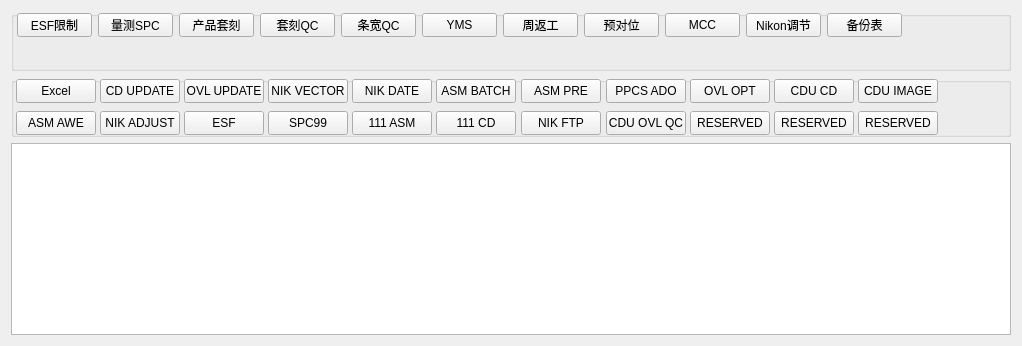
      <widget class="QWidget" name="tab_2">
       <property name="enabled">
        <bool>true</bool>
       </property>
       <attribute name="title">
        <string>快捷路径</string>
       </attribute>
       <layout class="QVBoxLayout" name="verticalLayout_4">
        <item>
         <widget class="QGroupBox" name="groupBox_12">
          <property name="minimumSize">
           <size>
            <width>1000</width>
            <height>60</height>
           </size>
          </property>
          <property name="title">
           <string/>
          </property>
          <widget class="QPushButton" name="scBtn01">
           <property name="geometry">
            <rect>
             <x>6</x>
             <y>2</y>
             <width>75</width>
             <height>24</height>
            </rect>
           </property>
           <property name="minimumSize">
            <size>
             <width>75</width>
             <height>0</height>
            </size>
           </property>
           <property name="text">
            <string>ESF限制</string>
           </property>
          </widget>
          <widget class="QPushButton" name="scBtn02">
           <property name="geometry">
            <rect>
             <x>87</x>
             <y>2</y>
             <width>75</width>
             <height>24</height>
            </rect>
           </property>
           <property name="minimumSize">
            <size>
             <width>75</width>
             <height>0</height>
            </size>
           </property>
           <property name="text">
            <string>量测SPC</string>
           </property>
          </widget>
          <widget class="QPushButton" name="scBtn03">
           <property name="geometry">
            <rect>
             <x>168</x>
             <y>2</y>
             <width>75</width>
             <height>24</height>
            </rect>
           </property>
           <property name="minimumSize">
            <size>
             <width>75</width>
             <height>0</height>
            </size>
           </property>
           <property name="text">
            <string>产品套刻</string>
           </property>
          </widget>
          <widget class="QPushButton" name="scBtn04">
           <property name="geometry">
            <rect>
             <x>249</x>
             <y>2</y>
             <width>75</width>
             <height>24</height>
            </rect>
           </property>
           <property name="minimumSize">
            <size>
             <width>75</width>
             <height>0</height>
            </size>
           </property>
           <property name="text">
            <string>套刻QC</string>
           </property>
          </widget>
          <widget class="QPushButton" name="scBtn05">
           <property name="geometry">
            <rect>
             <x>330</x>
             <y>2</y>
             <width>75</width>
             <height>24</height>
            </rect>
           </property>
           <property name="minimumSize">
            <size>
             <width>75</width>
             <height>0</height>
            </size>
           </property>
           <property name="text">
            <string>条宽QC</string>
           </property>
          </widget>
          <widget class="QPushButton" name="scBtn06">
           <property name="geometry">
            <rect>
             <x>411</x>
             <y>2</y>
             <width>75</width>
             <height>24</height>
            </rect>
           </property>
           <property name="minimumSize">
            <size>
             <width>75</width>
             <height>0</height>
            </size>
           </property>
           <property name="text">
            <string>YMS</string>
           </property>
          </widget>
          <widget class="QPushButton" name="scBtn07">
           <property name="geometry">
            <rect>
             <x>492</x>
             <y>2</y>
             <width>75</width>
             <height>24</height>
            </rect>
           </property>
           <property name="minimumSize">
            <size>
             <width>75</width>
             <height>0</height>
            </size>
           </property>
           <property name="text">
            <string>周返工</string>
           </property>
          </widget>
          <widget class="QPushButton" name="scBtn08">
           <property name="geometry">
            <rect>
             <x>573</x>
             <y>2</y>
             <width>75</width>
             <height>24</height>
            </rect>
           </property>
           <property name="minimumSize">
            <size>
             <width>75</width>
             <height>0</height>
            </size>
           </property>
           <property name="text">
            <string>预对位</string>
           </property>
          </widget>
          <widget class="QPushButton" name="scBtn09">
           <property name="geometry">
            <rect>
             <x>654</x>
             <y>2</y>
             <width>75</width>
             <height>24</height>
            </rect>
           </property>
           <property name="minimumSize">
            <size>
             <width>75</width>
             <height>0</height>
            </size>
           </property>
           <property name="text">
            <string>MCC</string>
           </property>
          </widget>
          <widget class="QPushButton" name="scBtn10">
           <property name="geometry">
            <rect>
             <x>735</x>
             <y>2</y>
             <width>75</width>
             <height>24</height>
            </rect>
           </property>
           <property name="minimumSize">
            <size>
             <width>75</width>
             <height>0</height>
            </size>
           </property>
           <property name="text">
            <string>Nikon调节</string>
           </property>
          </widget>
          <widget class="QPushButton" name="scBtn11">
           <property name="geometry">
            <rect>
             <x>816</x>
             <y>2</y>
             <width>75</width>
             <height>24</height>
            </rect>
           </property>
           <property name="minimumSize">
            <size>
             <width>75</width>
             <height>0</height>
            </size>
           </property>
           <property name="text">
            <string>备份表</string>
           </property>
          </widget>
         </widget>
        </item>
        <item>
         <widget class="QGroupBox" name="groupBox_14">
          <property name="minimumSize">
           <size>
            <width>1000</width>
            <height>60</height>
           </size>
          </property>
          <property name="title">
           <string/>
          </property>
          <widget class="QPushButton" name="scBtn30">
           <property name="geometry">
            <rect>
             <x>5</x>
             <y>2</y>
             <width>80</width>
             <height>24</height>
            </rect>
           </property>
           <property name="text">
            <string>Excel</string>
           </property>
          </widget>
          <widget class="QPushButton" name="scBtn31">
           <property name="geometry">
            <rect>
             <x>89</x>
             <y>2</y>
             <width>80</width>
             <height>24</height>
            </rect>
           </property>
           <property name="text">
            <string>CD UPDATE</string>
           </property>
          </widget>
          <widget class="QPushButton" name="scBtn32">
           <property name="geometry">
            <rect>
             <x>173</x>
             <y>2</y>
             <width>80</width>
             <height>24</height>
            </rect>
           </property>
           <property name="text">
            <string>OVL UPDATE</string>
           </property>
          </widget>
          <widget class="QPushButton" name="scBtn33">
           <property name="geometry">
            <rect>
             <x>257</x>
             <y>2</y>
             <width>80</width>
             <height>24</height>
            </rect>
           </property>
           <property name="text">
            <string>NIK VECTOR</string>
           </property>
          </widget>
          <widget class="QPushButton" name="scBtn34">
           <property name="geometry">
            <rect>
             <x>341</x>
             <y>2</y>
             <width>80</width>
             <height>24</height>
            </rect>
           </property>
           <property name="text">
            <string>NIK DATE</string>
           </property>
          </widget>
          <widget class="QPushButton" name="scBtn35">
           <property name="geometry">
            <rect>
             <x>425</x>
             <y>2</y>
             <width>80</width>
             <height>24</height>
            </rect>
           </property>
           <property name="text">
            <string>ASM BATCH</string>
           </property>
          </widget>
          <widget class="QPushButton" name="scBtn36">
           <property name="geometry">
            <rect>
             <x>510</x>
             <y>2</y>
             <width>80</width>
             <height>24</height>
            </rect>
           </property>
           <property name="text">
            <string>ASM PRE</string>
           </property>
          </widget>
          <widget class="QPushButton" name="scBtn37">
           <property name="geometry">
            <rect>
             <x>595</x>
             <y>2</y>
             <width>80</width>
             <height>24</height>
            </rect>
           </property>
           <property name="text">
            <string>PPCS ADO</string>
           </property>
          </widget>
          <widget class="QPushButton" name="scBtn38">
           <property name="geometry">
            <rect>
             <x>679</x>
             <y>2</y>
             <width>80</width>
             <height>24</height>
            </rect>
           </property>
           <property name="text">
            <string>OVL OPT</string>
           </property>
          </widget>
          <widget class="QPushButton" name="scBtn39">
           <property name="geometry">
            <rect>
             <x>763</x>
             <y>2</y>
             <width>80</width>
             <height>24</height>
            </rect>
           </property>
           <property name="text">
            <string>CDU CD</string>
           </property>
          </widget>
          <widget class="QPushButton" name="scBtn40">
           <property name="geometry">
            <rect>
             <x>847</x>
             <y>2</y>
             <width>80</width>
             <height>24</height>
            </rect>
           </property>
           <property name="text">
            <string>CDU IMAGE</string>
           </property>
          </widget>
          <widget class="QPushButton" name="scBtn41">
           <property name="geometry">
            <rect>
             <x>5</x>
             <y>34</y>
             <width>80</width>
             <height>24</height>
            </rect>
           </property>
           <property name="text">
            <string>ASM AWE</string>
           </property>
          </widget>
          <widget class="QPushButton" name="scBtn51">
           <property name="geometry">
            <rect>
             <x>847</x>
             <y>34</y>
             <width>80</width>
             <height>24</height>
            </rect>
           </property>
           <property name="text">
            <string>RESERVED</string>
           </property>
          </widget>
          <widget class="QPushButton" name="scBtn47">
           <property name="geometry">
            <rect>
             <x>510</x>
             <y>34</y>
             <width>80</width>
             <height>24</height>
            </rect>
           </property>
           <property name="text">
            <string>NIK FTP</string>
           </property>
          </widget>
          <widget class="QPushButton" name="scBtn44">
           <property name="geometry">
            <rect>
             <x>257</x>
             <y>34</y>
             <width>80</width>
             <height>24</height>
            </rect>
           </property>
           <property name="text">
            <string>SPC99</string>
           </property>
          </widget>
          <widget class="QPushButton" name="scBtn49">
           <property name="geometry">
            <rect>
             <x>679</x>
             <y>34</y>
             <width>80</width>
             <height>24</height>
            </rect>
           </property>
           <property name="text">
            <string>RESERVED</string>
           </property>
          </widget>
          <widget class="QPushButton" name="scBtn43">
           <property name="geometry">
            <rect>
             <x>173</x>
             <y>34</y>
             <width>80</width>
             <height>24</height>
            </rect>
           </property>
           <property name="text">
            <string>ESF</string>
           </property>
          </widget>
          <widget class="QPushButton" name="scBtn42">
           <property name="geometry">
            <rect>
             <x>89</x>
             <y>34</y>
             <width>80</width>
             <height>24</height>
            </rect>
           </property>
           <property name="text">
            <string>NIK ADJUST</string>
           </property>
          </widget>
          <widget class="QPushButton" name="scBtn48">
           <property name="geometry">
            <rect>
             <x>595</x>
             <y>34</y>
             <width>80</width>
             <height>24</height>
            </rect>
           </property>
           <property name="text">
            <string>CDU OVL QC</string>
           </property>
          </widget>
          <widget class="QPushButton" name="scBtn46">
           <property name="geometry">
            <rect>
             <x>425</x>
             <y>34</y>
             <width>80</width>
             <height>24</height>
            </rect>
           </property>
           <property name="text">
            <string>111 CD</string>
           </property>
          </widget>
          <widget class="QPushButton" name="scBtn45">
           <property name="geometry">
            <rect>
             <x>341</x>
             <y>34</y>
             <width>80</width>
             <height>24</height>
            </rect>
           </property>
           <property name="text">
            <string>111 ASM</string>
           </property>
          </widget>
          <widget class="QPushButton" name="scBtn50">
           <property name="geometry">
            <rect>
             <x>763</x>
             <y>34</y>
             <width>80</width>
             <height>24</height>
            </rect>
           </property>
           <property name="text">
            <string>RESERVED</string>
           </property>
          </widget>
         </widget>
        </item>
        <item>
         <widget class="QTableWidget" name="scTab"/>
        </item>
       </layout>
      </widget>
